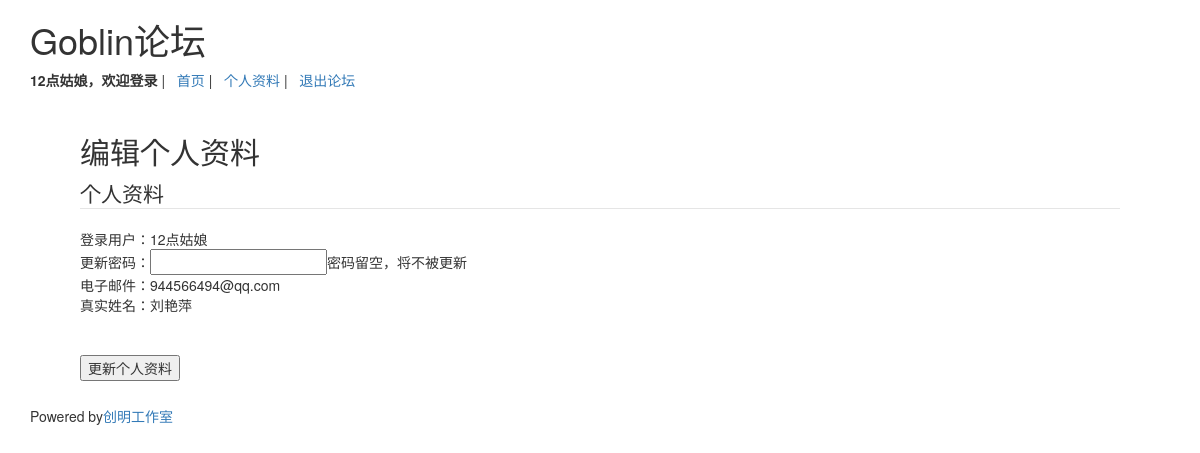
Screenshot of /profile/edit_profile.php (signed in) with the database file from the repository.
### tables this page shows
CREATE TABLE `goblin_user` (
  `id` int(10) NOT NULL AUTO_INCREMENT,
  `username` varchar(32) NOT NULL,
  `password` varchar(32) NOT NULL,
  `email` varchar(100) NOT NULL,
  `realname` varchar(50) NOT NULL,
  `regdate` datetime NOT NULL DEFAULT '0000-00-00 00:00:00',
  `getpasstime` varchar(30) DEFAULT NULL,
  PRIMARY KEY (`id`)
);

### profile/edit_profile.php (the view, shortened to what this page needs)
<?php
$username=$_SESSION['username'];
?>
<?php
include('../config/header.inc.php');
?>
<h2>编辑个人资料</h2>
<?php
$sql="SELECT * FROM goblin_user WHERE username='$username'";
$result=mysql_query($sql);
$rows=mysql_fetch_array($result);
?>
<fieldset>
	<legend>个人资料</legend>
	<form action="update_profile.php" method="post">
		<table>
			<tr>
				<td>登录用户：</td>
				<td><?php echo $rows['username'];  ?></td>
			</tr>
			<tr>
				<td>更新密码：</td>
				<td><input type="password" name="password">密码留空，将不被更新</td>
			</tr>
			<tr>
				<td>电子邮件：</td>
				<td><?php echo $rows['email'];  ?></td>
			</tr>
			<tr>
				<td>真实姓名：</td>
				<td><?php echo $rows['realname'];  ?></td>
			</tr>
		</table>
		<br><br>
		<input type="submit" name="submit" class="button" value="更新个人资料">
	</form>
</fieldset>
<?php
include('../config/footer.inc.php');
?>

### rows the page displays
goblin_user: username "12点姑娘", email "944566494@qq.com", realname "刘艳萍"

### other values shown
$_SESSION['username'] "12点姑娘"
